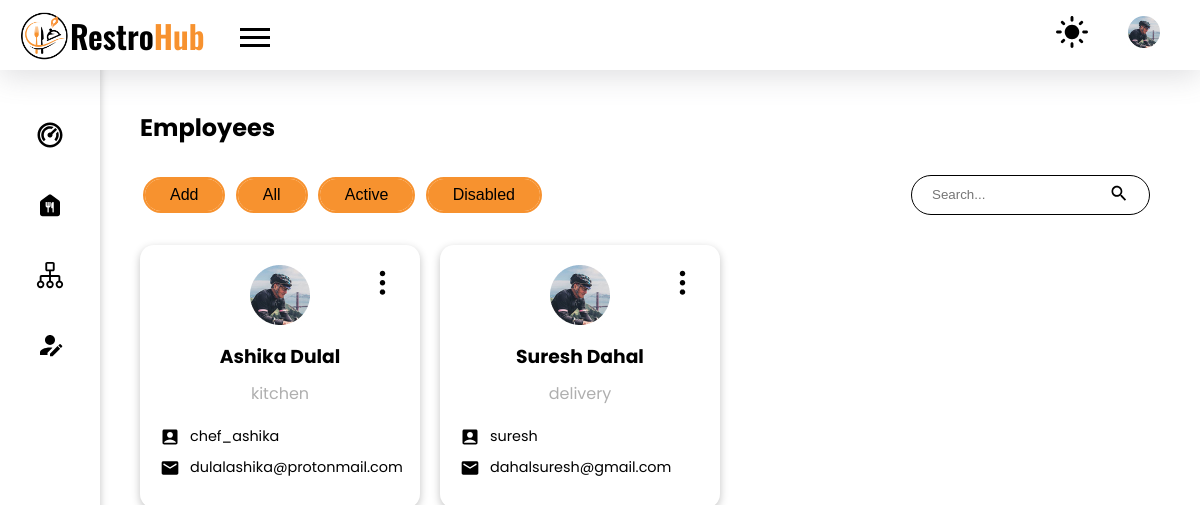
/admin/users/employees.php (signed in), run on an earlier commit of the app's database.
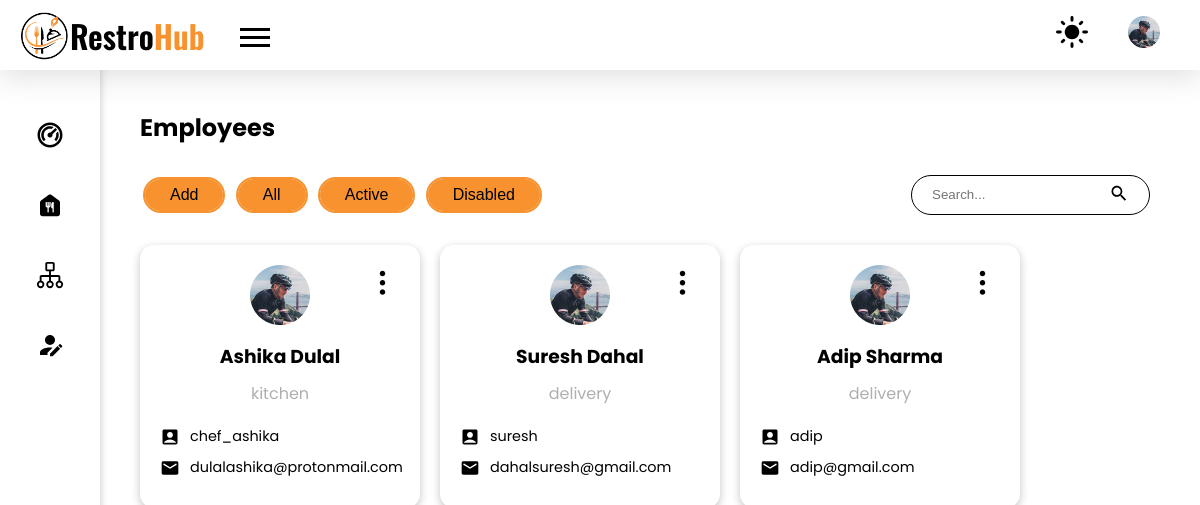
And on a later commit of the database.
### tables this page shows
CREATE TABLE `employees` (
  `emp_id` int(11) NOT NULL,
  `name` varchar(30) NOT NULL,
  `department` int(10) NOT NULL,
  `email` varchar(50) NOT NULL,
  `username` varchar(20) NOT NULL,
  `password` varchar(100) NOT NULL,
  `image` varchar(100) NOT NULL
);

CREATE TABLE `department` (
  `dept_id` int(11) NOT NULL,
  `department` varchar(20) NOT NULL
);

### admin/users/employees.php (the view, shortened to what this page needs)
<!DOCTYPE html>
<html lang="en">
<head>
    <link rel="stylesheet" href="../../styles/style.css">
</head>
<body>
    <?php
    require("./components/header.php");
    require("./components/sidebar.php");
    require("../../config.php");
    ?>
    <main class="admin_dashboard_body">
        <section class="dashboard_inner-head flex items-center">
            <h2>Employees</h2>
        </section>
        <div class="emplooyee_stat">
            <div class="flex items-center">
                <div class="emp_button-container">
                    <button class="button border-curve-lg popper-btn">Add</button>
                    <button class="button border-curve-lg">All</button>
                    <button class="button border-curve-lg">Active</button>
                    <button class="button border-curve-lg">Disabled</button>
                </div>
                <form action="#" method="post" class="search_form border-curve-lg">
                    <div class="flex items-center">
                        <input type="search" placeholder="Search..." class="no_outline search_employee" name="search-employee" id="search-employee">
                        <button type="submit" class="no_bg no_outline"><img src="../../images/ic_search.svg" alt="search icon"></button>
                    </div>
                </form>
            </div>
            <?php
            $sql = "SELECT * FROM employees";
            $result = mysqli_query($conn, $sql) or die("Query Failed.");
            if (mysqli_num_rows($result) > 0) {
            ?>
                <div class="emp_card_container flex wrap gap justify-start">
                    <?php while ($row = mysqli_fetch_assoc($result)) {
                        $sql_dept = "SELECT * FROM department WHERE dept_id = {$row['department']}";
                        $result_dept = mysqli_query($conn, $sql_dept) or die("Query Failed.");
                        $row_dept = mysqli_fetch_assoc($result_dept)['department'];
                    ?>
                        <div class="employee_card p-20 text-center shadow border-curve-md">
                            <img src="../../images/ic_options.svg" alt="options menu" class="emp_card_option-menu table_option-menu">
                            <img src="../../images/profile.jpg" alt="user profile">
                            <h3 class="emp_name"><?php echo $row['name']; ?></h3>
                            <p class="emp_id"><?php echo $row_dept; ?></p>
                            <div class="flex emp_card_content items-center justify-start">
                                <img src="../../images/ic_acc.svg" alt="account icon">
                                <p><?php echo $row['username']; ?></p>
                            </div>
                            <div class="flex emp_card_content items-center justify-start">
                                <img src="../../images/ic_mail.svg" alt="mail icon">
                                <p><?php echo $row['email']; ?></p>
                            </div>
                        </div>
                <?php
                    }
                }
                ?>
                </div>
        </div>
    </main>
</body>
</html>

### admin/users/components/header.php (shortened to what this page needs)
<header>
    <nav class="top_nav flex items-center">
        <div class="flex items-center">
            <a href="../index.php" class="logo heading flex items-center"><img src="../../images/logo.png" alt="logo">Restro
                <span>Hub</span>
            </a>
            <div class="menu__for-sidebar ml-35">
                <div class="bar bar1"></div>
                <div class="bar bar2"></div>
                <div class="bar bar3"></div>
            </div>
        </div>
        <ul class="flex items-center">
            <li>
                <a href="#">
                    <img src="../../images/ic_dark_mode.svg" class="dark-mode-icon" alt="toggle night mode">
                </a>
            </li>
            <li>
                <img src="../../images/profile.jpg" alt="admin profile picture" class="admin_profile_image">
            </li>
        </ul>
    </nav>
</header>

### admin/users/components/sidebar.php (shortened to what this page needs)
<aside class="sidebar shadow cursor-pointer">
    <ul>
        <li class="sidebar_accordion">
            <a href="#">
                <article class="dashboard_sidebar_content border-curve-lg flex items-center justify-center">
                    <div class="flex items-center justify-start">
                        <img class="dashboard_sidebar_content_img" src="../../images/ic_dashboard.svg" alt="dashboard" aria-hidden="true">
                    </div>
                </article>
            </a>
        </li>
        <li class="sidebar_accordion">
            <a href="#">
                <article class="dashboard_sidebar_content border-curve-lg flex items-center justify-center">
                    <div class="flex items-center justify-start">
                        <img class="dashboard_sidebar_content_img" src="../../images/ic_manage_food.svg" alt="manage food" aria-hidden="true">
                    </div>
                </article>
            </a>
        </li>
        <li class="sidebar_accordion">
            <a href="#">
                <article class="dashboard_sidebar_content border-curve-lg flex items-center justify-center">
                    <div class="flex items-center justify-start">
                        <img class="dashboard_sidebar_content_img" src="../../images/ic_category.svg" alt="category" aria-hidden="true">
                    </div>
                </article>
            </a>
        </li>
        <li class="sidebar_accordion">
            <a href="#">
                <article class="dashboard_sidebar_content border-curve-lg flex items-center justify-center">
                    <div class="flex items-center justify-start">
                        <img class="dashboard_sidebar_content_img" src="../../images/ic_user_edit.svg" alt="edit user" aria-hidden="true">
                    </div>
                </article>
            </a>
        </li>
    </ul>
</aside>

### styles/style.css (style rules this page uses)
:root { --black: #000000; --gray: #afafaf; --light-gray: #f3f3f3; --primary-color: #F7922F; --trans-black: #00000030; --trans-green: #DCFFD380; --trans-green-text: #30B900; --trans-yellow: #fafd3e67; --trans-yellow-text: #46500C; --trans-purple: #FFA0FB66; --trans-purple-text: #A500F3; --trans-primary: #F7922F50; --trans-red: #FFD6D6; --trans-red-text: #934747; --white: #ffffff; }
* { margin: 0; padding: 0; box-sizing: border-box; list-style: none; text-decoration: none; color: var(--black); }
.no_outline { outline: none; border: none; }
.no_bg { background-color: transparent; }
a, button, a>*, button>*, input[type="submit"], .menu__for-sidebar, .menu__for-sidebar>*, .admin_profile_image, .date_filter_close, .popper-btn, .pointer { cursor: pointer; }
.shadow { box-shadow: rgba(0, 0, 0, 0.24) 0px 3px 8px; }
.p-20 { padding: 20px; }
.ml-35 { margin-left: 35px; }
.border-curve-md { border-radius: 14px; }
.border-curve-lg { border-radius: 25px; }
.flex { display: flex; align-items: flex-start; justify-content: space-between; flex-direction: row; }
p { font-weight: 400; }
.wrap { flex-wrap: wrap; }
.gap { gap: 20px; }
.items-center { align-items: center; }
.text-center { text-align: center; }
.justify-center { justify-content: center; }
.justify-start { justify-content: flex-start; }
.heading { font-family: 'Oswald', sans-serif; }
body, .body-text { font-family: 'Poppins', sans-serif; }
.button { background-color: var(--primary-color); padding: 7px 25px; font-size: 1rem; min-width: fit-content; border: none !important; vertical-align: middle; outline: 2px solid var(--primary-color); }
.logo { font-size: 2rem; font-weight: 600; }
.logo img { width: 50px; height: 50px; }
.logo span { color: var(--primary-color); }
header { position: sticky; top: 0; left: 0; right: 0; height: 70px; padding: 10px 20px; background-color: var(--white); box-shadow: rgba(100, 100, 111, 0.2) 0px 7px 29px 0px; z-index: 999; }
.top_nav ul li { margin: 0 20px; font-weight: 600; }
.top_nav ul li a img, .top_nav ul li img { width: 2rem; cursor: pointer; }
.search_form { border: 2px solid var(--black); height: 40px; margin: 0 10px; padding: 3px 5px; }
.menu__for-sidebar { height: 30px; width: 30px; margin-top: 15px; }
.menu__for-sidebar .bar { height: 3px; width: 100%; background-color: var(--black); margin-bottom: 5px; transition: 0.5s all; }
.sidebar { background-color: var(--white); left: 0; padding-top: 90px; min-height: 100vh; text-align: center; overflow-y: auto; position: fixed; top: 0; transition: 0.5s all; width: 100px; z-index: 1; }
.sidebar .dashboard_sidebar_content { height: 50px; width: 50px; margin: 20px auto; }
.sidebar_accordion { position: relative; }
.sidebar .dashboard_sidebar_content_img { width: 30px; }
.admin_profile_image { width: 40px; }
.admin_dashboard_body { padding: 40px 40px 40px 140px; max-width: 1440px; }
.dashboard_inner-head { margin-bottom: 30px; }
.emp_button-container button { margin: 0 5px; }
.emp_card_container { margin-top: 30px; }
.employee_card { height: min-content; min-width: 260px; flex: 1; max-width: 280px; position: relative; }
.emp_id { margin: 10px 0 20px 0; color: var(--gray); }
.employee_card .emp_card_content { margin-bottom: 10px; }
.employee_card div>img { width: 20px; margin-right: 10px; }
.emp_name { margin-top: 10px; }
.employee_card div p { font-size: 0.9rem; }
.emp_card_option-menu { position: absolute; right: 20px; cursor: pointer; }
.search_form { border: 1px solid var(--black); padding: 7px 20px; }
.search_form div img { width: 20px; }
.table_option-menu { transform: rotate(90deg); cursor: pointer; height: 35px; vertical-align: middle; }
h2 { font-size: 24px; }

What changed in the data, as far as the page shows it:
added employees: name "Adip Sharma", department.department "delivery", username "adip", email "adip@gmail.com"
